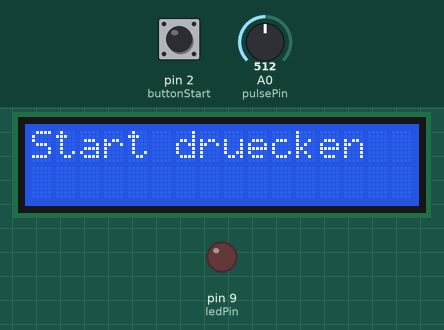
A program run on a simulated Arduino Nano, built with avr-gcc and run on an emulated ATmega328P. On the bench: 16×2 character LCD, output pins drawn as LEDs (lit = HIGH). Inputs (shaded band) come from the test bench; at power-on: pin 2 (buttonStart) HIGH, A0 (pulsePin) = 512.

Above: at 3.2 s.
3.3 s: pin 2 (buttonStart) pulled LOW for 0.15 s
At 3.9 s:
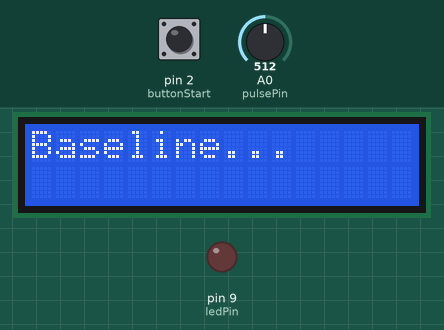
9.4 s: pin 2 (buttonStart) pulled LOW for 1 s
At 10.6 s:
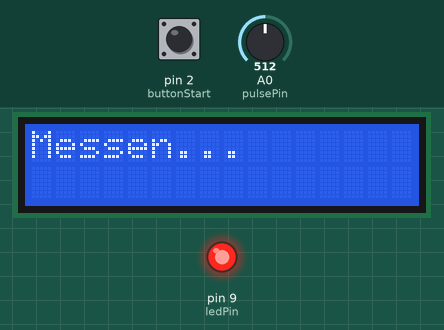
19.4 s: pin 2 (buttonStart) pulled LOW for 3.2 s
At 21.4 s:
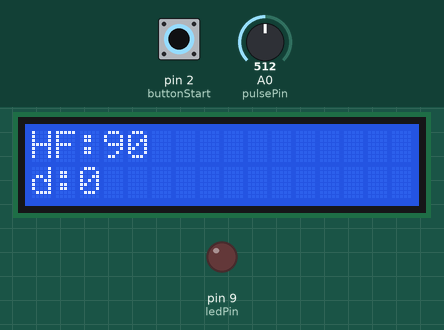
Timing chart, 0 to 22.9 s (numbered marks = the images above; inputs shaded):
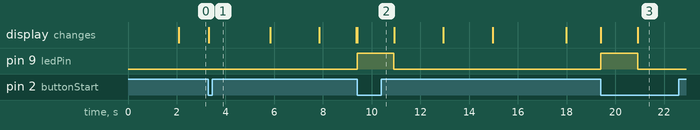

Measured:
- after the input at 3.3 s, the display: changes at once (image 1)
- after the input at 9.4 s, pin 9 (ledPin): LOW → HIGH at once, → LOW 1.5 s later; the display: changes at once (image 2)
- after the input at 19.4 s, pin 9 (ledPin): LOW → HIGH at once, → LOW 1.5 s later; the display: first changes at once (image 3 shows a later state)

The program:

main.cpp
```cpp
#include <Arduino.h>
#include <Wire.h>
#include <LiquidCrystal_I2C.h>

// ================= LCD =================
LiquidCrystal_I2C lcd(0x27, 16, 2);

// ================= PINS =================
const int buttonStart = 2;   // Start Baseline
const int ledPin = 9;        // LED für Messung

const int pulsePin = A0;
const int gsrPin = A0;

// ================= STATES =================
enum State {
  IDLE,          //wartet
  BASELINE,     //normalwerte messen
  WAIT_ANSWER, //wartet auf antwort
  MEASURE,    //misst reaktion
  RESULT     //zeigt ergebnis
};

State currentState = IDLE;

// ================= BUTTON =================
int lastStartState = HIGH;

// ================= WERTE =================
int baselineBPM = 0;    //ruhiger Zustand-baseline werte
float baselineGSR = 0;

int currentBPM = 0;     //aktuelle werte- nach frage
float currentGSR = 0;

// ================= PULS =================
unsigned long lastBeat = 0;

// ================= FUNKTIONSDEKLARATIONEN =================
void measureBaseline();
void measureResponse();
void showResult();
int readPulse();
float readGSR();
void handleStartButton();
// ================= SETUP =================
void setup() {

  pinMode(buttonStart, INPUT_PULLUP);
  pinMode(ledPin, OUTPUT);

  lcd.init();
  lcd.backlight();

  Serial.begin(9600);

  lcd.print("Luegendetektor");
  delay(2000);
  lcd.clear();

  lcd.print("Start druecken");
}

// ================= LOOP =================
  //prüft ständig Buttons
  //führt je nach Zustand eine Funktion aus

void loop() {

  handleStartButton();

  switch(currentState) {

    case IDLE:
      break;

    case BASELINE:
      measureBaseline();
      break;

    case WAIT_ANSWER:
      // wartet auf Antwort
      break;

    case MEASURE:
      measureResponse();
      break;

    case RESULT:
      // wird in Funktion erledigt
      break;
  }
}

// ================= START BUTTON =================
void handleStartButton() {

  int state = digitalRead(buttonStart);

  if (lastStartState == HIGH && state == LOW) {

    if (currentState == IDLE) {

      currentState = BASELINE;

      lcd.clear();
      lcd.print("Baseline...");
      delay(500);

    } else if (currentState == WAIT_ANSWER) {

      // egal ob JA oder NEIN → Messung starten
      currentState = MEASURE;

      lcd.clear();
      lcd.print("Messen...");

      digitalWrite(ledPin, HIGH); // LED AN
    }
  }

  lastStartState = state;
}

// ================= BASELINE =================
void measureBaseline() {

  int sumBPM = 0;
  float sumGSR = 0;

  for (int i = 0; i < 20; i++) {    //20 Messungen werden gemacht
    sumBPM += readPulse();
    sumGSR += readGSR();
    delay(100);
  }

  baselineBPM = sumBPM / 20;    //Durchschnitt berechnet
  baselineGSR = sumGSR / 20;

  lcd.clear();
  lcd.setCursor(0,0);
  lcd.print("HF:");
  lcd.print(baselineBPM);

  lcd.setCursor(0,1);
  lcd.print("GSR:");
  lcd.print(baselineGSR, 0);

  delay(2000);

  lcd.clear();
  lcd.print("Baseline OK");

  delay(1500);

  currentState = WAIT_ANSWER; //Zustand

  lcd.clear();
  lcd.print("Frage stellen");
}

// ================= RESPONSE =================
void measureResponse() {

  int sumBPM = 0;
  float sumGSR = 0;

  for (int i = 0; i < 15; i++) {    //diesmal nur 15 Werte
    sumBPM += readPulse();
    sumGSR += readGSR();
    delay(100);
  }

  currentBPM = sumBPM / 15;
  currentGSR = sumGSR / 15;

  digitalWrite(ledPin, LOW); // LED AUS

  showResult();   //Ergebnis angezeigt
}

// ================= RESULT =================
void showResult() {

  //Ergebnis berechnet: Differenz = Veränderung
  int deltaBPM = currentBPM - baselineBPM;
  float deltaGSR = currentGSR - baselineGSR;

  lcd.clear();
  lcd.setCursor(0,0);
  lcd.print("HF:");
  lcd.print(currentBPM);

  lcd.setCursor(0,1);
  lcd.print("d:");
  lcd.print(deltaBPM);

  delay(2000);

  lcd.clear();
  lcd.setCursor(0,0);
  lcd.print("GSR:");
  lcd.print(currentGSR, 0);

  lcd.setCursor(0,1);
  lcd.print("d:");
  lcd.print(deltaGSR, 0);

  delay(2000);

  lcd.clear();

  // Bewertung
  if (deltaBPM > 10 || deltaGSR < -1000) {    //Bewertung Wenn: Puls stark steigt ODER Hautwiderstand stark sinkt
    lcd.print("Verand. HOCH");
  } else {                        //Sonst
    lcd.print("Verand. gering");
  }

  delay(3000);

  currentState = WAIT_ANSWER;   //zurück zu nach antwort warten

  lcd.clear();
  lcd.print("Naechste Frage");
}

// ================= SENSOR =================
int readPulse() {

  int signal = analogRead(pulsePin);

  // FIX: Simulation statt echter Pulslogik
  return map(signal, 0, 1023, 60, 120);
}

float readGSR() {

  int value = analogRead(gsrPin);

  float voltage = value * (5.0 / 1023.0);     //gsr messen

  float resistance = (5.0 - voltage) * 10000 / voltage;

  return resistance;
}
```
